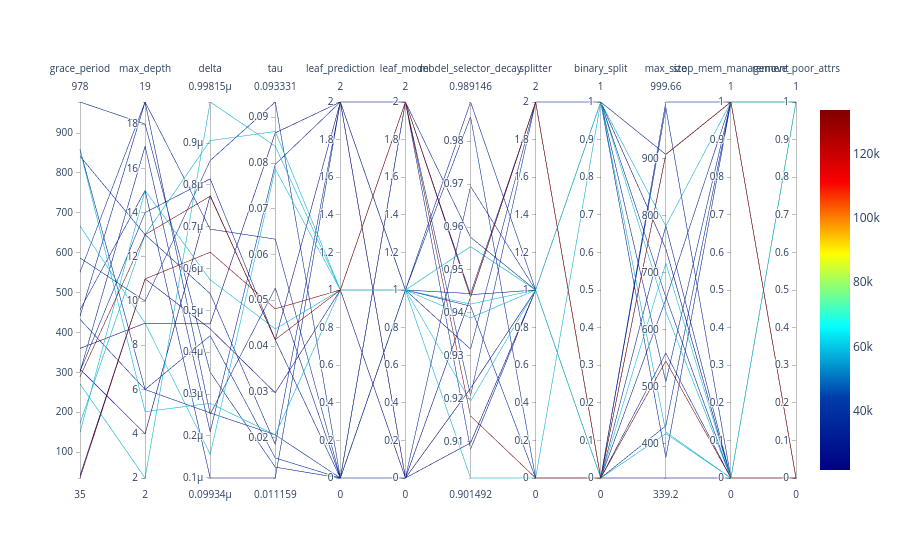

Notebook code cell kept with this figure:
### Markdown cell above
## Parallel Coordinates Plots

### Code cell
spot_tuner.parallel_plot()

### Figure 1 — Plotly figure (JSON) as saved in the notebook; plotly's stock layout.template omitted (floating-point values rounded to 4 significant figures)
{"data": [{"dimensions": [{"label": "grace_period", "range": [35, 978], "values": [667, 441, 172, 842, 308, 301, 289, 551, 360, 859, 35, 41, 457, 858, 150, 433, 587, 302, 271, 978]}, {"label": "max_depth", "range": [2, 19], "values": [9, 19, 13, 13, 4, 17, 13, 19, 9, 6, 11, 11, 15, 5, 15, 6, 10, 14, 2, 18]}, {"label": "delta", "range": [9.934e-08, 9.982e-07], "values": [1.56e-07, 2.518e-07, 9.058e-07, 5.402e-07, 7.745e-07, 2.1e-07, 7.729e-07, 6.941e-07, 4.677e-07, 2.549e-07, 6.392e-07, 4.559e-07, 9.934e-08, 2.778e-07, 5.731e-07, 4.396e-07, 8.582e-07, 8.145e-07, 9.982e-07, 3.522e-07]}, {"label": "tau", "range": [0.01116, 0.09333], "values": [0.07868, 0.05266, 0.08689, 0.01851, 0.04136, 0.07971, 0.04141, 0.06336, 0.08659, 0.02059, 0.04814, 0.02979, 0.01116, 0.02059, 0.04372, 0.01554, 0.09333, 0.04136, 0.0837, 0.01354]}, {"label": "leaf_prediction", "range": [0, 2], "values": [1, 0, 1, 2, 2, 2, 1, 0, 2, 0, 1, 1, 2, 1, 1, 0, 0, 0, 1, 0]}, {"label": "leaf_model", "range": [0, 2], "values": [1, 2, 1, 1, 0, 1, 2, 1, 0, 1, 2, 0, 2, 1, 1, 1, 2, 2, 1, 0]}, {"label": "model_selector_decay", "range": [0.9015, 0.9891], "values": [0.9194, 0.9576, 0.9015, 0.9857, 0.9436, 0.9445, 0.9436, 0.9891, 0.9097, 0.9416, 0.9159, 0.9224, 0.9082, 0.942, 0.9388, 0.9315, 0.9207, 0.9442, 0.9554, 0.9695]}, {"label": "splitter", "range": [0, 2], "values": [1, 1, 0, 0, 2, 2, 2, 1, 1, 0, 0, 1, 1, 1, 1, 2, 2, 1, 1, 1]}, {"label": "binary_split", "range": [0, 1], "values": [0, 1, 1, 0, 0, 0, 0, 0, 0, 0, 0, 1, 0, 1, 1, 1, 0, 1, 0, 1]}, {"label": "max_size", "range": [339.2, 999.7], "values": [716.5, 375.1, 420.1, 653.1, 907.5, 989.9, 907.6, 999.7, 339.2, 781.9, 544.7, 741.8, 558.6, 781.9, 631.5, 508.2, 430.9, 907.5, 417.2, 657.3]}, {"label": "stop_mem_management", "range": [0, 1], "values": [0, 1, 0, 1, 1, 0, 1, 1, 0, 0, 0, 0, 0, 1, 0, 1, 1, 1, 0, 0]}, {"label": "remove_poor_attrs", "range": [0, 1], "values": [1, 0, 1, 1, 0, 1, 0, 0, 0, 0, 0, 1, 1, 1, 0, 1, 1, 0, 1, 0]}], "line": {"cmax": 133600.0, "cmin": 21640.0, "color": [60780.0, 34360.0, 58980.0, 35550.0, 21640.0, 34520.0, 133500.0, 35170.0, 21780.0, 35580.0, 133600.0, 23100.0, 34510.0, 59630.0, 59820.0, 36270.0, 37350.0, 32680.0, 59300.0, 36150.0], "colorscale": [[0, "rgb(0,0,131)"], [0.2, "rgb(0,60,170)"], [0.4, "rgb(5,255,255)"], [0.6, "rgb(255,255,0)"], [0.8, "rgb(250,0,0)"], [1, "rgb(128,0,0)"]], "showscale": true}, "type": "parcoords"}], "layout": {}}
